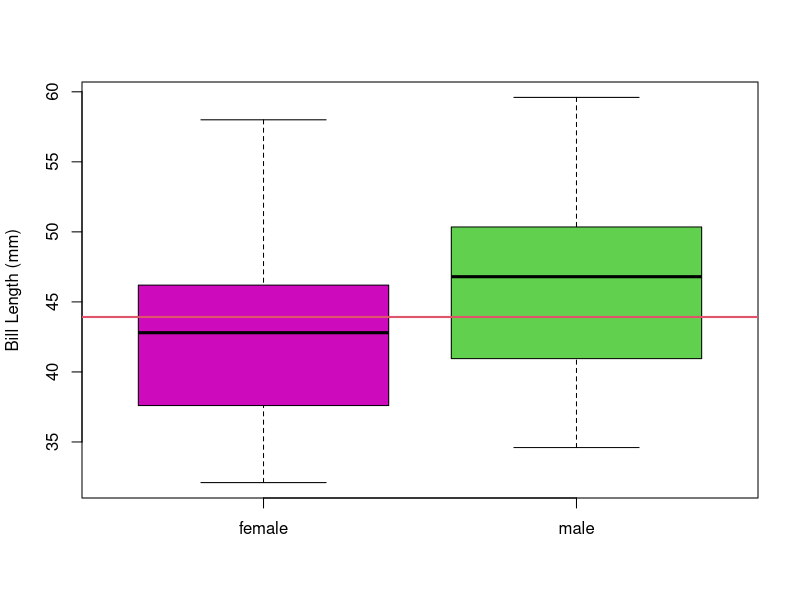
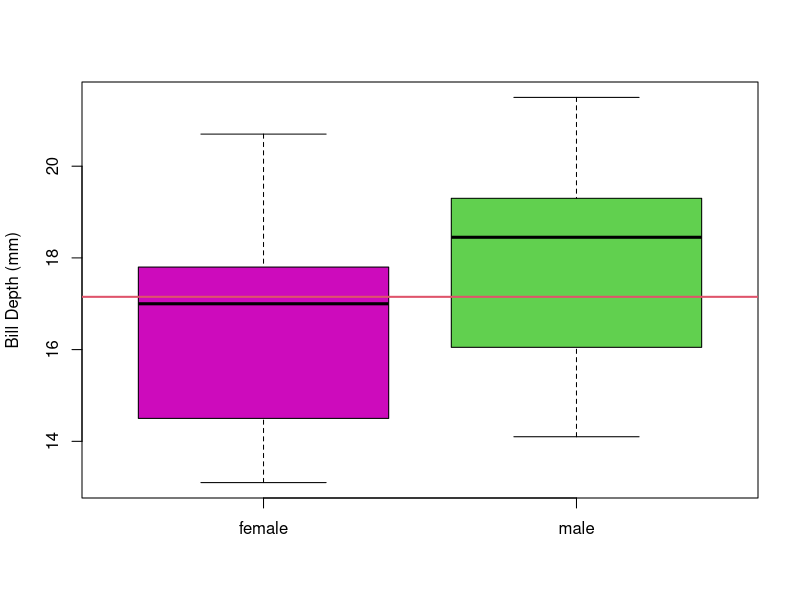
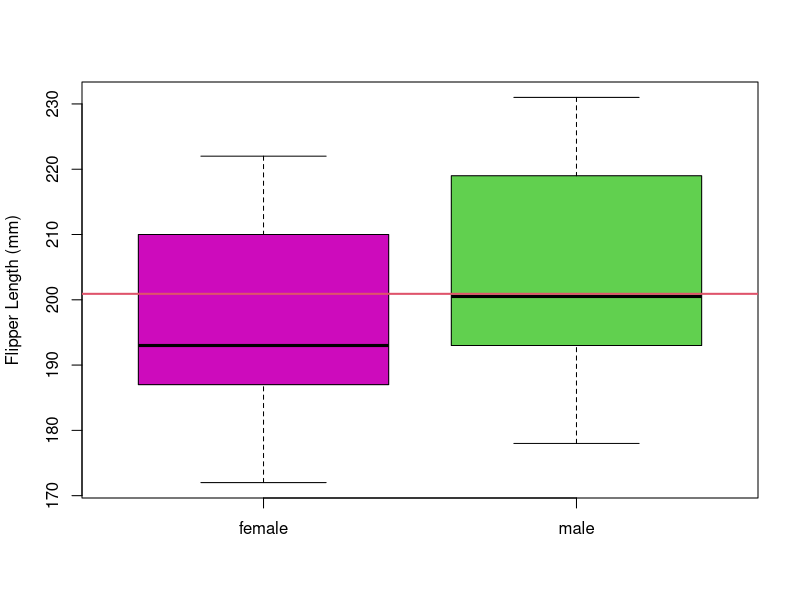
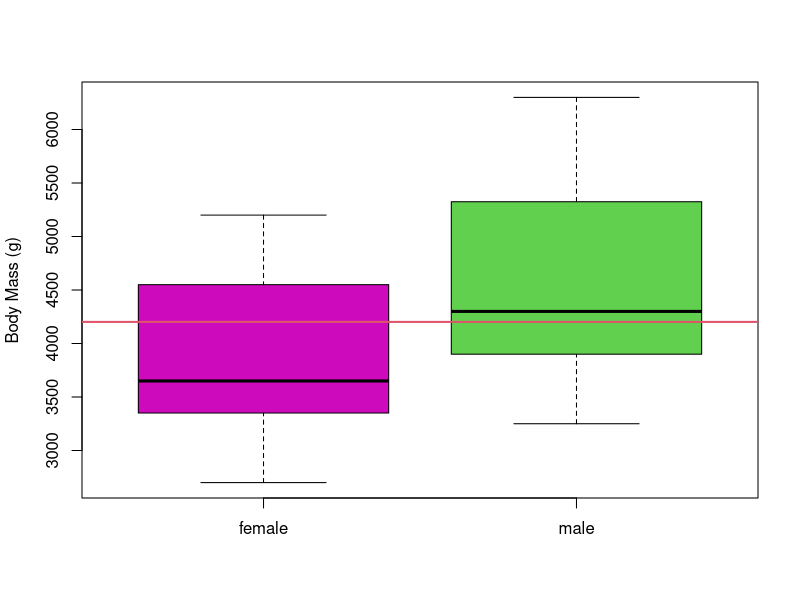
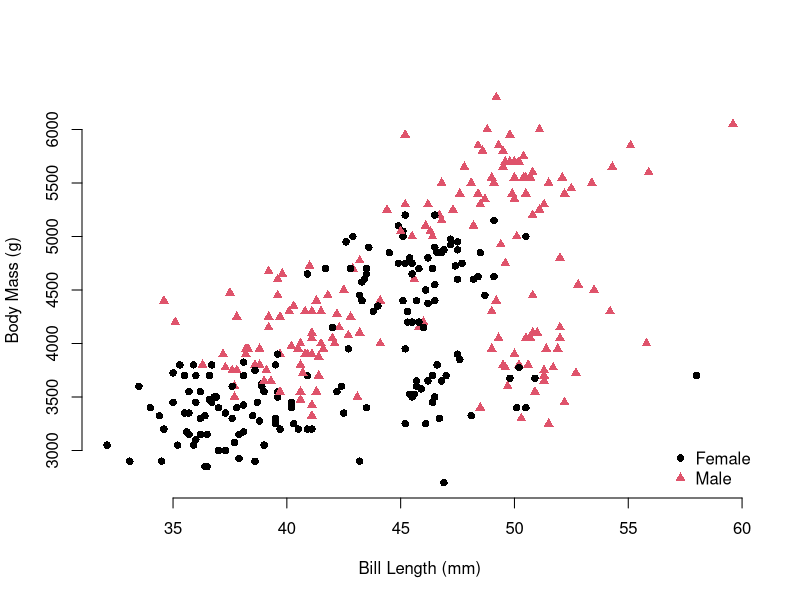

Write R code to recreate these figures, in order.
## ---- chunk 1
knitr::opts_chunk$set(
  collapse = TRUE,
  comment = "#>"
)
include_solutions <- TRUE
## ---- chunk 2
require(rmarkdown)
require(knitr)
require(kableExtra)
# Put any library imports and other preamble here.
## ---- chunk 3
#| warning: false
library(palmerpenguins)

# use :: to access data or functions from within a package 
penguins <- palmerpenguins::penguins
## ---- chunk 4
#| label: tbl-sex-counts
#| tbl-cap: "Number of Penguins by Sex"
sex_counts <- table(penguins$sex)
knitr::kable(sex_counts, col.names  = c("Sex", "Count"))
## ---- chunk 5
#| layout-ncol: 2
#| layout-nrow: 2
#| label: fig-box-whisker-plots
#| fig-pos: H
#| fig-cap: "Distributions of Features by Sex"
#| fig-subcap: 
#|   - "Bill Length Distribution"
#|   - "Bill Depth Distribution"
#|   - "Flipper Length Distribution"
#|   - "Body Mass Distribution"

plot(penguins$sex, penguins$bill_length_mm, xlab = "", ylab = "Bill Length (mm)", col = c(6,3))
abline(h = mean(penguins$bill_length_mm, na.rm = TRUE), col = 2, lwd = 2)

plot(penguins$sex, penguins$bill_depth_mm, xlab = "", ylab = "Bill Depth (mm)", col = c(6,3))
abline(h = mean(penguins$bill_depth_mm, na.rm = TRUE), col = 2, lwd = 2)

plot(penguins$sex, penguins$flipper_length_mm, xlab = "", ylab = "Flipper Length (mm)", col = c(6,3))
abline(h = mean(penguins$flipper_length_mm, na.rm = TRUE), col = 2, lwd = 2)

plot(penguins$sex, penguins$body_mass_g, xlab = "", ylab = "Body Mass (g)", col = c(6,3))
abline(h = mean(penguins$body_mass_g, na.rm = TRUE), col = 2, lwd = 2)

## ---- chunk 6
#| label: fig-bill-length-body-mass-scatter
#| fig-cap: "Penguin Bill Length vs Body Mass"
plot(
 x = penguins$bill_length_mm,
 y = penguins$body_mass_g,
 col = penguins$sex,
 pch = 15 + as.numeric(penguins$sex),
 xlab = "Bill Length (mm)",
 ylab = "Body Mass (g)",
 bty = "n")
 legend(
 "bottomright",
 legend = c("Female", "Male"),
 pch = 16:18,
 col = 1:3,
 bty = "n")
